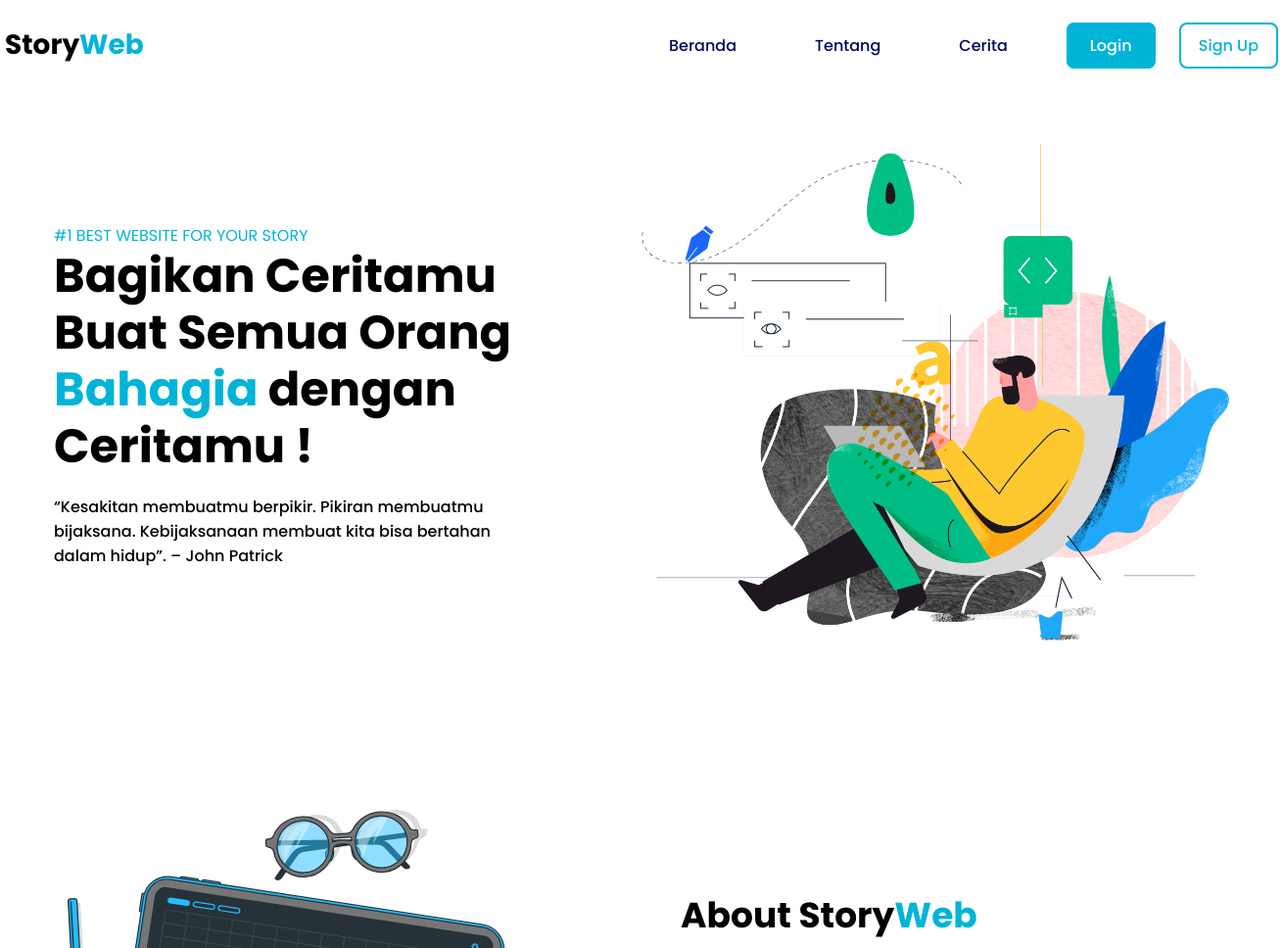
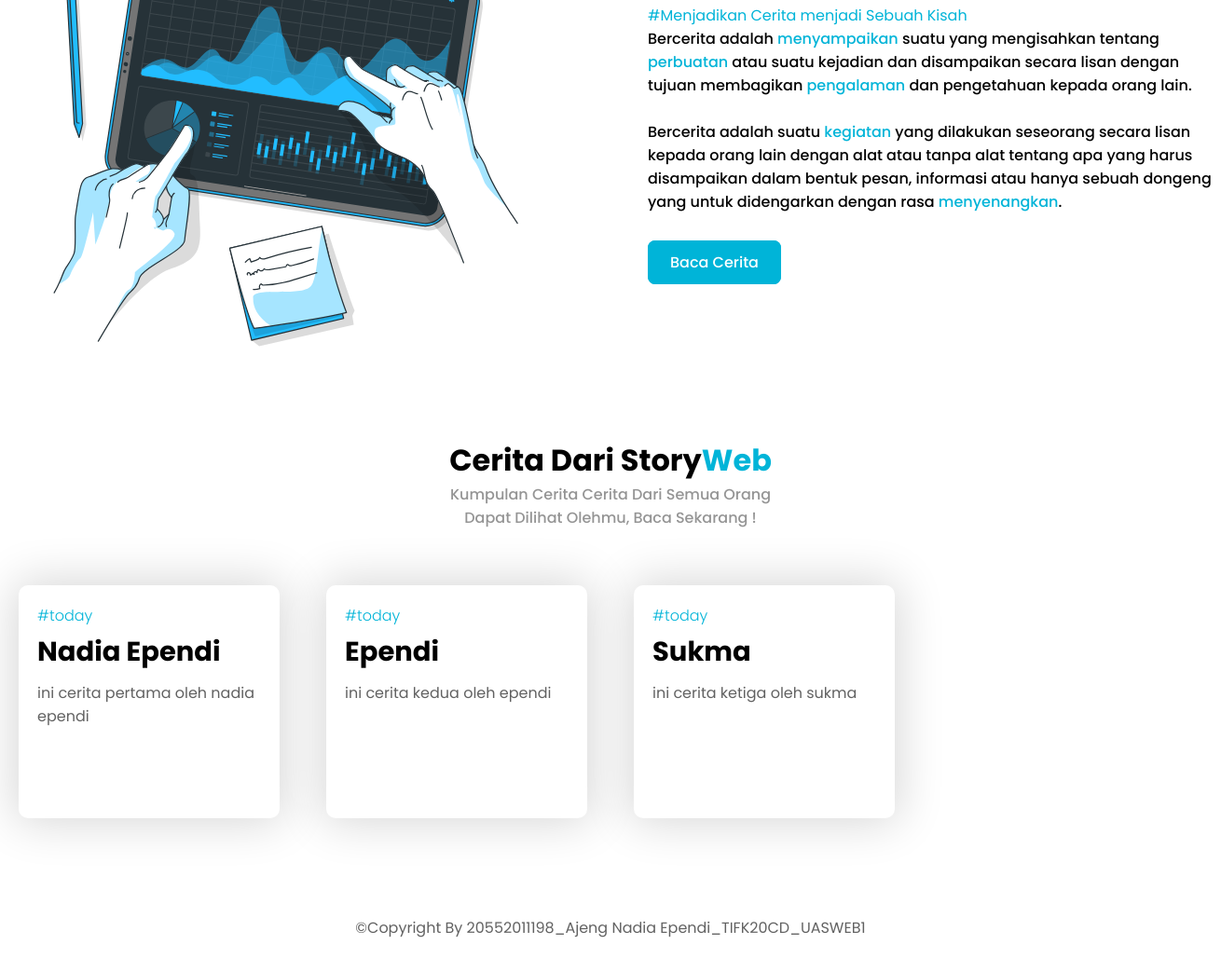
The page / on the database its author committed (2 pictures, top to bottom).
### tables this page shows
CREATE TABLE `story` (
  `id` int(11) NOT NULL,
  `id_user` int(11) NOT NULL,
  `kategori` varchar(255) NOT NULL,
  `cerita` text NOT NULL
);

CREATE TABLE `user` (
  `id` int(11) NOT NULL,
  `nama` varchar(255) NOT NULL,
  `username` varchar(255) NOT NULL,
  `password` varchar(255) NOT NULL,
  `level` varchar(255) NOT NULL
);

### db.php (called while the page is built)
<?php
$koneksi        = mysqli_connect("localhost","root","","ajengweb");
$join           = "select * from user join story on story.id_user = user.id";
$select         = mysqli_query($koneksi, $join);
?>

### index.php (the view, shortened to what this page needs)
<!DOCTYPE html>
<html lang="en">
<head>
    <link rel="stylesheet" href="assets/index.css">
</head>
<body>
    <div class="container">
        <div class="content-menu">
            <div class="logo">
                <h1>Story<span>Web</span></h1>
            </div>
            <div class="menu">
                <ul class="menu-list">
                    <li class="menu-link"><a href="#home">Beranda</a></li>
                    <li class="menu-link"><a href="#about">Tentang</a></li>
                    <li class="menu-link"><a href="#cerita">Cerita</a></li>
                    <li class="menu-link">
                        <a class="btn-login" href="login/login.php">Login</a>
                        <a class="btn-signup" href="login/registrasi.php">Sign Up</a>
                    </li>
                </ul>
            </div>
        </div>
    </div>
    <div class="container" id="home">
        <div class="content-home">
            <div class="text-home">
                <p class="tag-home">
                    #1 BEST WEBSITE FOR YOUR StORY
                </p>
                <h1 class="text1">
                    Bagikan Ceritamu Buat Semua Orang <span>Bahagia</span> dengan Ceritamu !
                </h1>
                <p class="tag-cerita">
                “Kesakitan membuatmu berpikir. Pikiran membuatmu bijaksana. Kebijaksanaan membuat kita bisa bertahan dalam hidup”. – John Patrick
                </p>
            </div>
            <div class="img-home">
                <img src="images/home.png" alt="">
            </div>
        </div>
    </div>
    <div class="container" id="about">
        <div class="about-content">
             <div class="img-about">
                <img src="images/home.svg" alt="">
            </div>
            <div class="about-text">
                <h3 class="text-judul">
                    About Story<span>Web</span>
                </h3>
                <p class="tag-home">
                    #Menjadikan Cerita menjadi Sebuah Kisah
                </p>
                <p class="tag-cerita">
                Bercerita adalah <span>menyampaikan</span> suatu yang mengisahkan tentang <span>perbuatan</span> atau suatu kejadian dan disampaikan secara lisan dengan tujuan membagikan <span>pengalaman</span> dan pengetahuan kepada orang lain.
                </p>
                <br>
                <p class="tag-cerita">
                Bercerita adalah suatu <span>kegiatan</span> yang dilakukan seseorang secara lisan kepada orang lain dengan alat atau tanpa alat tentang apa yang harus disampaikan dalam bentuk pesan, informasi atau hanya sebuah dongeng yang untuk didengarkan dengan rasa <span>menyenangkan</span>.
                </p>
                <a class="btn-baca" href="#cerita">Baca Cerita</a>
            </div>
        </div>
    </div>
    <div class="container" id="cerita">
            <center>
                <h1>Cerita Dari Story<span>Web</span></h1>
                <p class="cerita-judul">
                    Kumpulan Cerita Cerita Dari Semua Orang Dapat Dilihat Olehmu, Baca Sekarang !
                </p>
            </center>
        <div class="cerita-content">
            <?php
            include "db.php";
            while($data = mysqli_fetch_array($select)){ ?>
            <div class="today">
                <p class="tag-one">#<?php echo $data['kategori']; ?></p>
                <h3 class="cerita-name"><?php echo $data['nama']; ?></h3>
                <p class="cerita-text"><?php echo $data['cerita']; ?></p>
            </div>
            <?php } ?>
        </div>
    </div>
    <footer>
        <center>
            <p class="cerita-text">
                &copy;Copyright By 20552011198_Ajeng Nadia Ependi_TIFK20CD_UASWEB1
            </p>
        </center>
    </footer>
</body>
</html>

### assets/index.css (style rules this page uses)
* { margin: 0 auto; padding: 0 auto; box-sizing: border-box; text-decoration: none; list-style: none; font-family: 'Poppins', sans-serif; }
html { scroll-behavior: smooth; }
span { color: #00b4d8; }
.container { width: 1300px; margin: 0 auto; padding: 25px 0; }
.content-menu { display: flex; align-items: center; }
.logo { font-size: 14px; flex-grow: 1; }
.menu-link a { color: #03045e; }
.menu-list { display: flex; align-items: center; }
.menu-link:not(:last-child) { margin: 0 40px; font-weight: 500; color: #03045e; display: block; cursor: pointer; }
.btn-login { font-weight: 500; color: #fff !important; border: 2px solid #00b4d8; padding: 10px 22px; border-radius: 8px; margin-left: 20px; background-color: #00b4d8; transition: all ease .3s; }
.btn-signup { font-weight: 500; color: #00b4d8 !important; border: 2px solid #00b4d8; padding: 10px 18px; border-radius: 8px; margin-left: 20px; transition: all ease .3s; }
.content-home { display: flex; align-items: center; justify-content: space-between; margin-top: 30px; }
.text-home { width: 500px; }
.tag-home { color: #00b4d8; }
.text1 { font-size: 48px; line-height: 58px; font-weight: 700; margin-bottom: 20px; }
.tag-cerita { font-weight: 500; }
.img-home { max-width: 600px; }
.img-home img { width: 100%; }
.about-content { display: flex; align-items: center; justify-content: space-between; grid-gap: 80px; margin-top: 60px; }
.text-judul { font-size: 36px; margin-bottom: 10px; }
.img-about { width: 100px; }
.img-about { width: 100%; }
.about-text { width: 100%; margin-top: -30px; }
.btn-baca { font-weight: 500; color: #fff; border: 2px solid #00b4d8; padding: 10px 22px; border-radius: 8px; background-color: #00b4d8; transition: all ease .3s; position: relative; top: 40px; }
.cerita-judul { font-weight: 500; font-size: 16px; width: 30%; color: rgba(0, 0, 0, 0.421); margin-bottom: 60px; }
.cerita-content { display: grid; grid-template-columns: repeat(4,1fr); grid-gap: 20px; margin-bottom: 60px; }
.today { flex-direction: column; padding: 20px; box-shadow: 0px 0px 50px 4px #d6d6d6; border-radius: 10px; height: 250px; width: 280px; cursor: pointer; transition: all ease .5s; position: relative; }
.tag-one { color: #00b4d8; font-size: 16px; font-weight: 300; margin-bottom: 5px; transition: all ease .5s; }
.cerita-name { font-size: 29px; margin-bottom: 10px; text-transform: capitalize; transition: all ease .5s; }
.cerita-text { color: rgba(0, 0, 0, 0.621); transition: all ease .5s; }
footer { padding: 20px 0; }

### rows shown on the page
story: kategori "today", id_user.nama "Nadia Ependi", cerita "ini cerita pertama oleh nadia ependi"
story: kategori "today", id_user.nama "Ependi", cerita "ini cerita kedua oleh ependi"
story: kategori "today", id_user.nama "Sukma", cerita "ini cerita ketiga oleh sukma"
